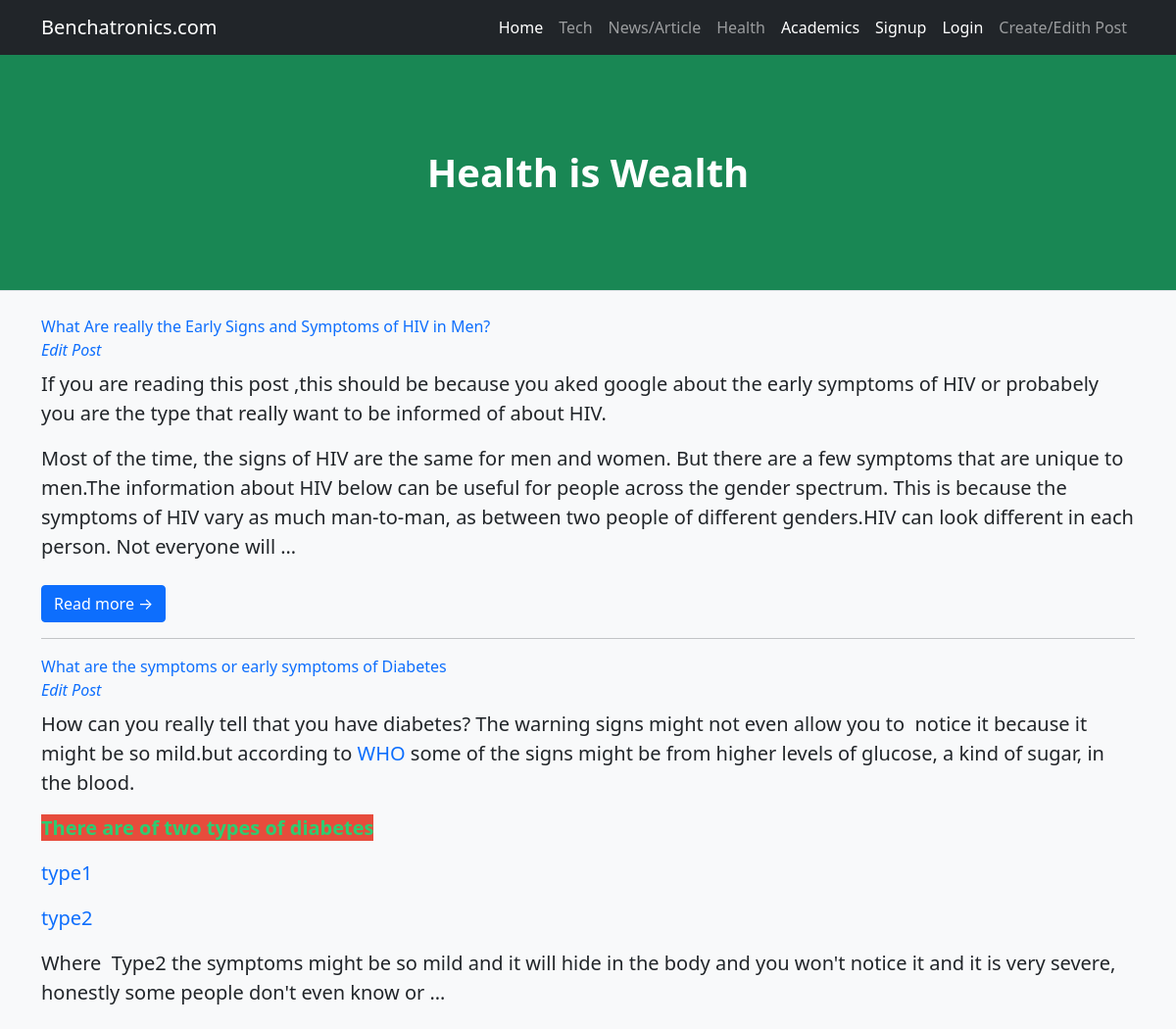
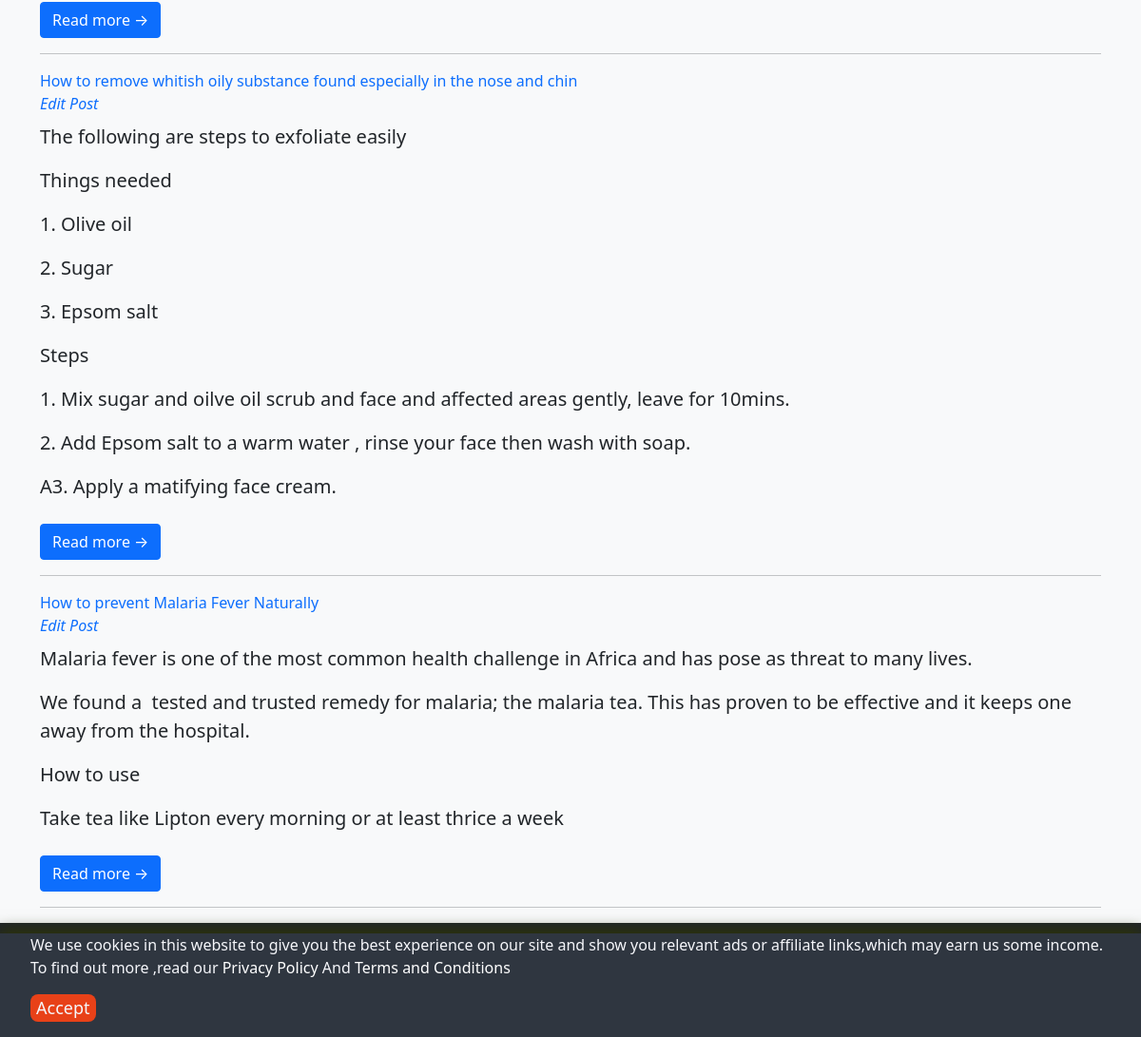
The app's page /health/ with its own data (2 pictures, top to bottom).
### posts/models.py (models this page shows, shortened)
class Health(models.Model):
    read_min = models.CharField(max_length=30,default='6 mins')
    author = models.ForeignKey(User,on_delete=models.CASCADE)
    category = models.CharField(max_length=300,default='health tips')
    title = models.TextField(null=True,blank=False)
    keyword = models.TextField(blank=True,null=True)
    description = models.TextField(blank=True, null=True)
    content = RichTextUploadingField(blank=True, null=True)
    image = models.ImageField(blank=True, null=True)
    date_added = models.DateTimeField(default=datetime.now,blank=True)
    slug = models.SlugField(max_length=255,blank=True,unique=True)
    def get_absolute_url(self):
        return reverse ("health_tips",kwargs={'slug':self.slug})

### posts/views.py (the view)
# urls.py: path('health/',views.HealthPostView,name='health'),
def HealthPostView(request):
    tips=Health.objects.all()
    context = {'tips':tips,}
    return render(request, 'health.html', context)

### templates/health.html (shortened to what this page needs)
{% extends 'main.html' %}
{% load static %}
     {% block detail %}
       <header class="py-5 bg-success border-bottom mb-4">
            <div class="container">
                <div class="text-center my-5">
                    <h1 class="text-white fw-bolder">Health is Wealth</h1>
                </div>
            </div>
        </header>
      {% endblock %}
{% block content %}
<div class="container">
{% for tip in tips %}
<a href="{{tip.get_absolute_url}}">{{tip.title}}</a>
<div class="text-muted fst-italic mb-2"><a href="{% url 'edit_health_post' tip.slug %}">Edit Post</a></div>
 <div class="fs-5 mb-4">{{tip.content|safe|truncatewords:100}}</div>
 <a class="btn btn-primary" href="{{tip.get_absolute_url}}">Read more →</a>
 <hr>
{% endfor %}
</div>
{% endblock %}

### templates/main.html (style rules this page uses)
body { overscroll-behavior-y: none; }
.container { overscroll-behavior-y: none; }

### records on screen
Health: title "What Are really the Early Signs and Symptoms of HIV in Men?", content "If you are reading this post ,this should be because you aked google about the early symptoms of HIV or probabely you are the type that really want to be informed of about HIV. Most of the time, the signs of HIV are the same for men and women. But there are a few symptoms that are unique to men.The information about HIV below can be useful for people across the gender spectrum. This is because the symptoms of HIV vary as much man-to-man, as between two people of different genders.HIV can look different in each person. Not everyone will …"
Health: title "What are the symptoms or early symptoms of Diabetes", content "How can you really tell that you have diabetes? The warning signs might not even allow you to notice it because it might be so mild.but according to WHO some of the signs might be from higher levels of glucose, a kind of sugar, in the blood. There are of two types of diabetes type1 type2 Where Type2 the symptoms might be so mild and it will hide in the body and you won't notice it and it is very severe, honestly some people don't even know or …"
Health: title "How to remove whitish oily substance found especially in the nose and chin", content "The following are steps to exfoliate easily Things needed 1. Olive oil 2. Sugar 3. Epsom salt Steps 1. Mix sugar and oilve oil scrub and face and affected areas gently, leave for 10mins. 2. Add Epsom salt to a warm water , rinse your face then wash with soap. A3. Apply a matifying face cream."
Health: title "How to prevent Malaria Fever Naturally", content "Malaria fever is one of the most common health challenge in Africa and has pose as threat to many lives. We found a tested and trusted remedy for malaria; the malaria tea. This has proven to be effective and it keeps one away from the hospital. How to use Take tea like Lipton every morning or at least thrice a week"
